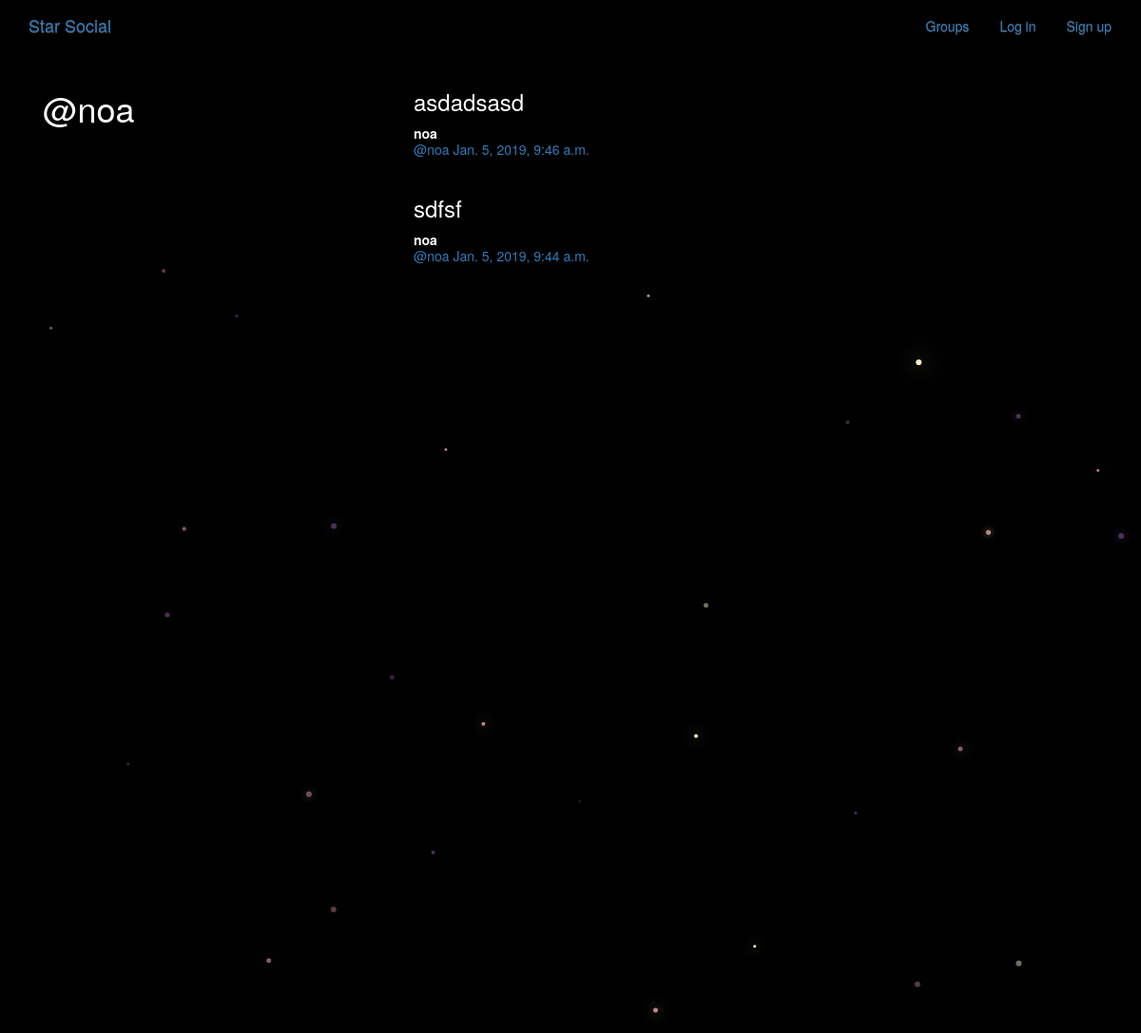
The app's page /posts/by/noa, older data.
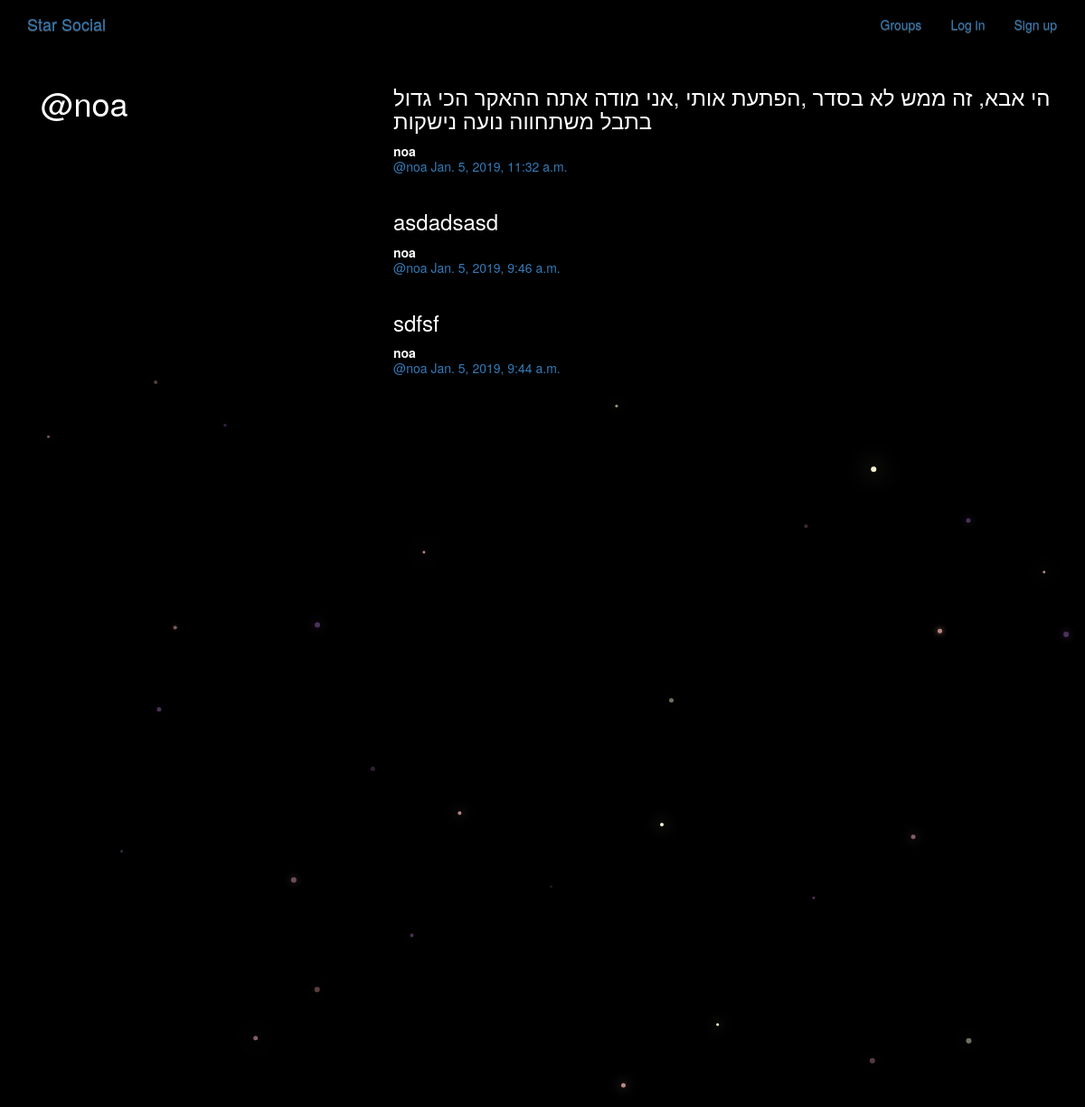
The same page, newer data.
### posts/models.py (models this page shows, shortened)
class Post(models.Model):
    user = models.ForeignKey(User, related_name="posts")
    created_at = models.DateTimeField(auto_now=True)
    message = models.TextField()
    message_html = models.TextField(editable=False)
    group = models.ForeignKey(Group, related_name="posts",null=True, blank=True)
    class Meta:
        ordering = ["-created_at"]
        unique_together = ["user", "message"]

### posts/views.py (the view)
# urls.py: url(r"^by/(?P<username>[-\w]+)$", views.UserPosts.as_view(), name="for_user"),
class UserPosts(generic.ListView):
    model = models.Post
    template_name = "posts/user_post_list.html"
    def get_queryset(self):
        try:
            self.post_user = User.objects.prefetch_related("posts").get(
                username__iexact=self.kwargs.get("username")
            )
        except User.DoesNotExist:
            raise Http404
        else:
            return self.post_user.posts.all()
    def get_context_data(self, **kwargs):
        context = super().get_context_data(**kwargs)
        context["post_user"] = self.post_user
        return context

### posts/templates/posts/user_post_list.html
{% extends "posts/post_base.html" %}
{% block prepost %}
  <div class="col-md-4">
      <h1>@{{post_user.username}}</h1>
  </div>
{% endblock prepost %}
{% block post_content %}
  <div class="col-md-8">
      {% for post in post_list  %}
    {% include "posts/_post.html" %}
      {% endfor %}
  </div>
{% endblock post_content %}

### posts/templates/posts/_post.html (shortened to what this page needs)
<div class="post media">
    <h3>{{ post.message_html|safe}}</h3>
    <div class="media-body">
        <strong>{{ post.user.username}}</strong>
        <h5 class="media-heading">
            <span class="username">
                <a href="{% url 'posts:for_user' username=post.user.username %}">@{{ post.user.username }}</a>
            </span>
            <time>
                <a href="{% url 'posts:single' username=post.user.username pk=post.pk %}">
                    {{post.created_at}}
                </a>
            </time>
        </h5>
    </div>
</div>

Row changes from the older to the newer data that the page shows:
added Post: message_html "הי אבא, זה ממש לא בסדר ,הפתעת אותי ,אני מודה אתה ההאקר הכי גדול בתבל משתחווה נועה נישקות", user.username "noa", created_at "Jan. 5, 2019, 11:32 a.m."
